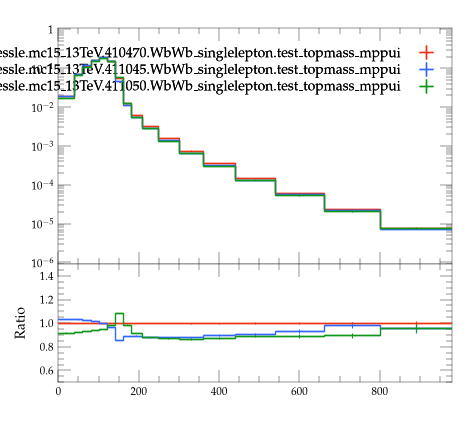

Source code (Python):
#! /usr/bin/env python3

# This Python script was auto-generated using YODA v2.1.2.
# Analysis object: /WbWb_singlelepton/m_bl
# Timestamp: 07-08-2026 (09:16:01)

import matplotlib as mpl
import matplotlib.pyplot as plt
mpl.use('Agg') # comment out for interactive use
import os
import numpy as np
from numpy import nan, inf

plotDir = os.path.split(os.path.realpath(__file__))[0]
if 'YODA_USER_PLOT_PATH' in globals():
    plot_outdir = globals()['YODA_USER_PLOT_PATH']
else:
    plot_outdir = plotDir

#plot style
plt.style.use(os.path.join(plotDir, '../default.mplstyle'))
# plot metadata
figW, figH = plt.rcParams['figure.figsize']
ax_xLabel = ''
ax_yLabel = ''
ax_title  = ''
ax_xScale = 'linear'
ax_yScale = 'log'
xLims = (0.0, 980.0)
yLims = (9e-07, 1.1)

# TeX-friendly labels for the legend
labels = {
  'legend' : ([ r"user.johessle.mc15\_13TeV.410470.WbWb\_singlelepton.test\_topmass\_mppui", r"user.johessle.mc15\_13TeV.411045.WbWb\_singlelepton.test\_topmass\_mppui", r"user.johessle.mc15\_13TeV.411050.WbWb\_singlelepton.test\_topmass\_mppui" ], r""),
}

# Adjust canvas width and height
canvasW = 10.0
canvasH = 9.0
figW *= canvasW/10.
figH *= canvasH/9.

# Create figure and axis objects
fig, (ax, ratio0_ax) = plt.subplots(2, 1, sharex=True,
                  figsize=(figW,figH), gridspec_kw={'height_ratios': (6.0, 3.0)})

# Set figure margins
plt.subplots_adjust(
    left   = 1.0 * plt.rcParams['figure.subplot.left'],
    right  = 1.0 * plt.rcParams['figure.subplot.right'],
    top    = 1.0 * plt.rcParams['figure.subplot.top'],
    bottom = 1.0 * plt.rcParams['figure.subplot.bottom'])

ratio0_ax.yaxis.set_major_locator(mpl.ticker.MultipleLocator(0.2))
ratio0_ax.set_ylim(0.5, 1.4999)
ratio0_ax.set_ylabel('Ratio')

# the numerical data is stored in a separate file
dataf = dict()
prefix = os.path.split(__file__)[0]
if prefix:    prefix = prefix + '/'
exec(open(prefix+'m_bl__data.py').read(), dataf)


legend_handles = dict() # keep track of handles for the legend

# style options for curves
# starts at zorder>=5 to draw curve on top of legend
styles = {
  'user.johessle.mc15_13TeV.410470.WbWb_singlelepton.test_topmass_mppui.yoda': {
    'color' : '#EE3311',
    'linestyle' : '-',
    'lineopacity' : 1.0,
    'linewidth' : 1,
    'marker' : 'none',
    'markersize' : 2,
    'capsize' : 0.0,
    'zorder' : 5,
    'histstyle' : 1,
    'drawstyle' : 'steps-pre',
    'xerrorbars' : 1,
    'yerrorbars' : 1,
    'fillcolor' : None,
    'fillopacity' : 1.0,
    'ratio0_linestyle' : '-',
    'ratio0_lineopacity' : 1.0,
    'ratio0_linewidth' : 1,
    'ratio0_marker' : 'none',
    'ratio0_markersize' : 2,
    'ratio0_capsize' : 0.0,
    'ratio0_zorder' : 5,
    'ratio0_histstyle' : 1,
    'ratio0_drawstyle' : 'steps-pre',
    'ratio0_xerrorbars' : 1,
    'ratio0_yerrorbars' : 1,
  },
  'user.johessle.mc15_13TeV.411045.WbWb_singlelepton.test_topmass_mppui.yoda': {
    'color' : '#3366FF',
    'linestyle' : '-',
    'lineopacity' : 1.0,
    'linewidth' : 1,
    'marker' : 'none',
    'markersize' : 2,
    'capsize' : 0.0,
    'zorder' : 6,
    'histstyle' : 1,
    'drawstyle' : 'steps-pre',
    'xerrorbars' : 1,
    'yerrorbars' : 1,
    'fillcolor' : None,
    'fillopacity' : 1.0,
    'ratio0_linestyle' : '-',
    'ratio0_lineopacity' : 1.0,
    'ratio0_linewidth' : 1,
    'ratio0_marker' : 'none',
    'ratio0_markersize' : 2,
    'ratio0_capsize' : 0.0,
    'ratio0_zorder' : 6,
    'ratio0_histstyle' : 1,
    'ratio0_drawstyle' : 'steps-pre',
    'ratio0_xerrorbars' : 1,
    'ratio0_yerrorbars' : 1,
  },
  'user.johessle.mc15_13TeV.411050.WbWb_singlelepton.test_topmass_mppui.yoda': {
    'color' : '#109618',
    'linestyle' : '-',
    'lineopacity' : 1.0,
    'linewidth' : 1,
    'marker' : 'none',
    'markersize' : 2,
    'capsize' : 0.0,
    'zorder' : 7,
    'histstyle' : 1,
    'drawstyle' : 'steps-pre',
    'xerrorbars' : 1,
    'yerrorbars' : 1,
    'fillcolor' : None,
    'fillopacity' : 1.0,
    'ratio0_linestyle' : '-',
    'ratio0_lineopacity' : 1.0,
    'ratio0_linewidth' : 1,
    'ratio0_marker' : 'none',
    'ratio0_markersize' : 2,
    'ratio0_capsize' : 0.0,
    'ratio0_zorder' : 7,
    'ratio0_histstyle' : 1,
    'ratio0_drawstyle' : 'steps-pre',
    'ratio0_xerrorbars' : 1,
    'ratio0_yerrorbars' : 1,
  },
}

# curve from input yoda files in main panel
for label, yvals in dataf['yvals'].items():
    if all(np.isnan(v) for v in dataf['yvals'][label]):
        continue
    tmp = None
    if styles[label]['histstyle']: # draw as histogram
        xpos = dataf['xedges'][label] if styles[label]['drawstyle'] else dataf['xpoints'][label]
        ypos = np.insert(yvals, 0, yvals[0]) if styles[label]['drawstyle'] else yvals
        if styles[label]['fillcolor']: # fill area below curve
            ax.fill_between(xpos, ypos, step='pre',
                            color=styles[label]['fillcolor'],
                            alpha=styles[label]['fillopacity'])
        tmp, = ax.plot(xpos, ypos,
                       color=styles[label]['color'],
                       linestyle=styles[label]['linestyle'],
                       alpha=styles[label]['lineopacity'],
                       linewidth=styles[label]['linewidth'],
                       drawstyle=styles[label]['drawstyle'], solid_joinstyle='miter',
                       zorder=styles[label]['zorder'], label=label)
    tmp = ax.errorbar(dataf['xpoints'][label], yvals,
                      xerr=np.array(dataf['xerrs'][label])*styles[label]['xerrorbars'],
                      yerr=np.array(dataf['yerrs'][label])*styles[label]['yerrorbars'],
                      fmt=styles[label]['marker'], capsize=styles[label]['capsize'],
                      alpha=styles[label]['lineopacity'],
                      markersize=styles[label]['markersize'],
                      ecolor=styles[label]['color'],
                      color=styles[label]['color'], zorder=styles[label]['zorder'])
    tmp[-1][0].set_linestyle(styles[label]['linestyle'])
    tmp[-1][0].set_linewidth(styles[label]['linewidth'])
    if label in dataf['add_legend_handle']:  legend_handles[label] = tmp
    for varLabel in dataf['variation_yvals'].keys():
        if varLabel.startswith(label):
            tmp, = ax.plot(dataf['xedges'][label], dataf['variation_yvals'][varLabel],
                           color=styles[label]['color'],
                           linestyle=styles[label]['linestyle'],
                           linewidth=styles[label]['linewidth'],
                           drawstyle='steps-pre', solid_joinstyle='miter',
                           zorder=styles[label]['zorder'], alpha=0.5)


# plots on ratio panel
# curve from input yoda files in ratio panel
for label, yvals in dataf['ratio0_yvals'].items():
    if all(np.isnan(v) for v in yvals):
        continue
    if styles[label]['ratio0_histstyle']: # plot as histogram
        xpos = dataf['xedges']['user.johessle.mc15_13TeV.410470.WbWb_singlelepton.test_topmass_mppui.yoda'] if styles[label]['ratio0_drawstyle'] else dataf['xpoints']['user.johessle.mc15_13TeV.410470.WbWb_singlelepton.test_topmass_mppui.yoda']
        ypos = np.insert(yvals, 0, yvals[0]) if styles[label]['ratio0_drawstyle'] else yvals
        ratio0_ax.plot(xpos, ypos,
                       color=styles[label]['color'],
                       linewidth=styles[label]['linewidth'],
                       linestyle=styles[label]['ratio0_linestyle'],
                       alpha=styles[label]['ratio0_lineopacity'],
                       drawstyle=styles[label]['ratio0_drawstyle'], zorder=styles[label]['zorder'],
                       solid_joinstyle='miter')
    tmp = ratio0_ax.errorbar(dataf['xpoints']['user.johessle.mc15_13TeV.410470.WbWb_singlelepton.test_topmass_mppui.yoda'], yvals,
                             xerr=np.array(dataf['ref_xerrs'])*styles[label]['ratio0_xerrorbars'],
                             yerr=np.array(dataf['ratio0_yerrs'][label])*styles[label]['ratio0_yerrorbars'],
                             fmt=styles[label]['ratio0_marker'], capsize=styles[label]['ratio0_capsize'],
                             alpha=styles[label]['ratio0_lineopacity'],
                             markersize=styles[label]['ratio0_markersize'],
                             ecolor=styles[label]['color'],
                             color=styles[label]['color'])
    tmp[-1][0].set_linestyle(styles[label]['ratio0_linestyle'])
    tmp[-1][0].set_linewidth(styles[label]['ratio0_linewidth'])

    for varlabel in dataf['ratio0_variation_vals'].keys():
        if varlabel.startswith(label):
            ratio0_ax.plot(dataf['xedges']['user.johessle.mc15_13TeV.410470.WbWb_singlelepton.test_topmass_mppui.yoda'],
                            dataf['ratio0_variation_vals'][varlabel],
                            color=styles[label]['color'],
                            linestyle=styles[label]['linestyle'],
                            linewidth=styles[label]['linewidth'],
                            drawstyle='steps-pre', solid_joinstyle='miter',
                            zorder=1, alpha=0.5)

legend_items = list(legend_handles.values())
ax.add_artist(ax.legend(legend_items,
                        labels['legend'][0],
                        title=labels['legend'][1],
                        alignment='right',
                        loc='upper right',
                        bbox_to_anchor=(1.0, 0.97),markerfirst=False))

# set plot metadata as defined above
ratio0_ax.set_xlabel(ax_xLabel)
ratio0_ax.xaxis.set_label_coords(1., -0.15)
ax.set_ylabel(ax_yLabel, ha='right', va='top')
ax.yaxis.set_label_coords(-0.11, 1.0)
ax.set_title(ax_title, loc='left')
ax.set_xscale(ax_xScale)
ax.set_yscale(ax_yScale)
ratio0_ax.set_yscale('linear')
ax.set_xlim(xLims)
ax.set_ylim(yLims)

# tick formatting
plt.rcParams['xtick.top'] = True
plt.rcParams['ytick.right'] = True
ax.yaxis.set_major_locator(mpl.ticker.LogLocator(base=10.0, numticks=np.inf))
ax.yaxis.set_minor_locator(mpl.ticker.LogLocator(
                           base=10.0, subs=np.arange(0.1, 1, 0.1), numticks=np.inf))
fig.align_ylabels((ax, ratio0_ax))
plt.savefig(os.path.join(plot_outdir, 'm_bl.pdf'), format='PDF')
plt.savefig(os.path.join(plot_outdir, 'm_bl.png'), format='PNG')

plt.close(fig)
